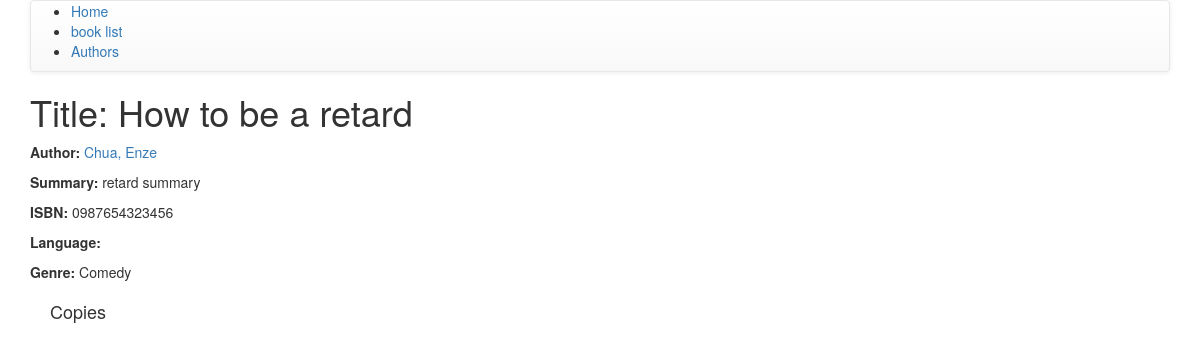
/catalog/book/3, run on the app's committed database.
### catalog/models.py (models this page shows, shortened)
class Book(models.Model):
    title = models.CharField(max_length=200)
    author = models.ForeignKey('Author', on_delete=models.SET_NULL, null = True)
    summary = models.TextField(max_length=1000, help_text='Enter a brief description of the book')
    isbn = models.CharField('ISBN',
                            max_length=13,
                            help_text='13 Character <a href="https://www.isbn-international.org/content/what-isbn">ISBN Number</a>')
    genre = models.ManyToManyField(Genre, help_text='Select a genre for this book')
    def display_genre(self):
        return ','.join([genre.name for genre in self.genre.all()[:3]])
    display_genre.short_description = 'Genre'

class Author(models.Model):
    first_name = models.CharField(max_length=100)
    last_name = models.CharField(max_length=100)
    date_of_birth = models.DateField(null=True, blank=True)
    date_of_death = models.DateField('Died', null=True, blank=True)
    class Meta:
        ordering = ["last_name"]
    def __str__(self):
        return '{0}, {1}'.format(self.last_name, self.first_name)

class Genre(models.Model):
    name = models.CharField(max_length=200, help_text='Enter a book genre')
    def __str__(self):
        return self.name

### catalog/views.py (the view)
# urls.py: path('book/<int:pk>', views.BookDetailView.as_view(), name='book-detail'),
class BookDetailView(generic.DetailView):
    model = Book
    template_name = 'catalog/book_detail.html'
    context_object_name = 'book'

### catalog/templates/catalog/book_detail.html (shortened to what this page needs)
{% extends "catalog/base.html" %}
{% block content %}
  <h1>Title: {{ book.title }}</h1>
  <p><strong>Author:</strong> <a href="{% url 'catalog:author-detail' book.author.pk %}">{{ book.author }}</a></p>
  <p><strong>Summary:</strong> {{ book.summary }}</p>
  <p><strong>ISBN:</strong> {{ book.isbn }}</p>
  <p><strong>Language:</strong> {{ book.language }}</p>
  <p><strong>Genre:</strong> {% for genre in book.genre.all %}
                              {{ genre }}
                            {% endfor %}</p>
  <div style="margin-left:20px;margin-top:20px">
    <h4>Copies</h4>
  </div>
{% endblock %}

### data on the page
Book: title "How to be a retard", author "Chua, Enze", summary "retard summary", isbn "0987654323456"
Genre: name "Comedy"
